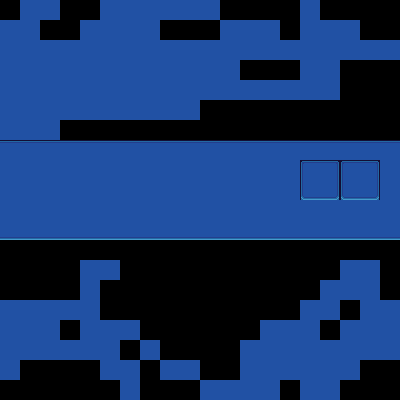

A level layout from a 2D game, rendered from its tile map. Below: a short description, then the map file with tile-grid data replaced by summaries:
An orthogonal 20x20 tile map with 20x20 px tiles, 1 tile layer (Tile Layer 1) and 4 objects.

<map version="1.2" tiledversion="1.2.1" orientation="orthogonal" renderorder="right-down" width="20" height="20" tilewidth="20" tileheight="20" infinite="0" nextlayerid="4" nextobjectid="11">
 <tileset firstgid="1" source="TileTest1.tsx" />
 <objectgroup id="2" name="StartingMap">
  <object id="2" x="0" y="180" width="20" height="20" />
 </objectgroup>
 <objectgroup id="3" name="CollisionMap">
  <object id="7" x="300" y="160" width="40" height="40" />
  <object id="8" x="340" y="160" width="40" height="40" />
  <object id="10" x="0" y="120" width="400" height="20" />
 </objectgroup>
 <layer id="1" name="Tile Layer 1" width="20" height="20">
  <data>[400 cells, 247 non-empty, 7 distinct tile ids]</data>
 </layer>
</map>